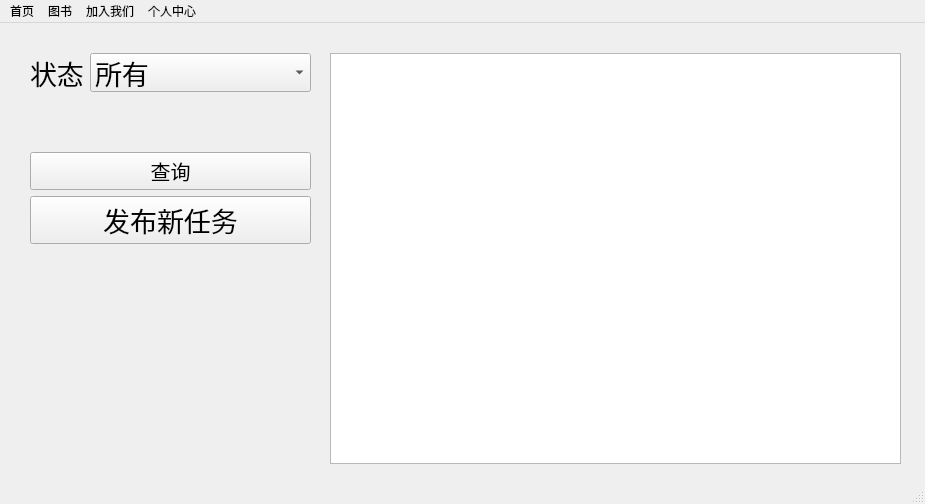
<?xml version="1.0" encoding="UTF-8"?>
<ui version="4.0">
 <class>Book</class>
 <widget class="QMainWindow" name="Book">
  <property name="geometry">
   <rect>
    <x>0</x>
    <y>0</y>
    <width>925</width>
    <height>504</height>
   </rect>
  </property>
  <property name="windowTitle">
   <string>MainWindow</string>
  </property>
  <widget class="QWidget" name="centralwidget">
   <widget class="QTableView" name="tableView">
    <property name="geometry">
     <rect>
      <x>330</x>
      <y>30</y>
      <width>571</width>
      <height>411</height>
     </rect>
    </property>
   </widget>
   <widget class="QWidget" name="verticalLayoutWidget">
    <property name="geometry">
     <rect>
      <x>30</x>
      <y>30</y>
      <width>281</width>
      <height>191</height>
     </rect>
    </property>
    <layout class="QVBoxLayout" name="verticalLayout">
     <item>
      <layout class="QFormLayout" name="formLayout">
       <item row="1" column="0">
        <widget class="QLabel" name="stateLab">
         <property name="font">
          <font>
           <pointsize>20</pointsize>
          </font>
         </property>
         <property name="text">
          <string>状态</string>
         </property>
        </widget>
       </item>
       <item row="1" column="1">
        <widget class="QComboBox" name="stateBox">
         <property name="font">
          <font>
           <pointsize>20</pointsize>
          </font>
         </property>
         <property name="currentIndex">
          <number>0</number>
         </property>
         <item>
          <property name="text">
           <string>所有</string>
          </property>
         </item>
         <item>
          <property name="text">
           <string>正在招募负责人</string>
          </property>
         </item>
         <item>
          <property name="text">
           <string>正在招募译者</string>
          </property>
         </item>
         <item>
          <property name="text">
           <string>正在翻译</string>
          </property>
         </item>
         <item>
          <property name="text">
           <string>翻译完成</string>
          </property>
         </item>
         <item>
          <property name="text">
           <string>已上架</string>
          </property>
         </item>
        </widget>
       </item>
      </layout>
     </item>
     <item>
      <widget class="QPushButton" name="findBtn">
       <property name="font">
        <font>
         <pointsize>15</pointsize>
        </font>
       </property>
       <property name="text">
        <string>查询</string>
       </property>
      </widget>
     </item>
     <item>
      <widget class="QPushButton" name="publishBtn">
       <property name="font">
        <font>
         <pointsize>20</pointsize>
        </font>
       </property>
       <property name="text">
        <string>发布新任务</string>
       </property>
      </widget>
     </item>
    </layout>
   </widget>
  </widget>
  <widget class="QMenuBar" name="menubar">
   <property name="geometry">
    <rect>
     <x>0</x>
     <y>0</y>
     <width>925</width>
     <height>23</height>
    </rect>
   </property>
   <widget class="QMenu" name="menu">
    <property name="title">
     <string>首页</string>
    </property>
    <addaction name="actionEnter"/>
   </widget>
   <widget class="QMenu" name="menu_2">
    <property name="title">
     <string>图书</string>
    </property>
   </widget>
   <widget class="QMenu" name="menu_3">
    <property name="title">
     <string>加入我们</string>
    </property>
    <addaction name="actionEmployment"/>
    <addaction name="actionManagement"/>
   </widget>
   <widget class="QMenu" name="menu_4">
    <property name="title">
     <string>个人中心</string>
    </property>
    <addaction name="actionInfo_Maintaince"/>
    <addaction name="actionInfo_maintaince"/>
    <addaction name="actionDeposit"/>
    <addaction name="actionmyAssignment"/>
   </widget>
   <addaction name="menu"/>
   <addaction name="menu_2"/>
   <addaction name="menu_3"/>
   <addaction name="menu_4"/>
  </widget>
  <widget class="QStatusBar" name="statusbar"/>
  <action name="actionEnter">
   <property name="text">
    <string>Enter</string>
   </property>
  </action>
  <action name="actionEmployment">
   <property name="text">
    <string>Employment</string>
   </property>
  </action>
  <action name="actionManagement">
   <property name="text">
    <string>Management</string>
   </property>
  </action>
  <action name="actionInfo_Maintaince">
   <property name="text">
    <string>Enter</string>
   </property>
  </action>
  <action name="actionInfo_maintaince">
   <property name="text">
    <string>Info maintaince</string>
   </property>
  </action>
  <action name="actionDeposit">
   <property name="text">
    <string>Deposit</string>
   </property>
  </action>
  <action name="actionmyAssignment">
   <property name="text">
    <string>myAssignment</string>
   </property>
  </action>
 </widget>
 <resources/>
 <connections/>
</ui>
